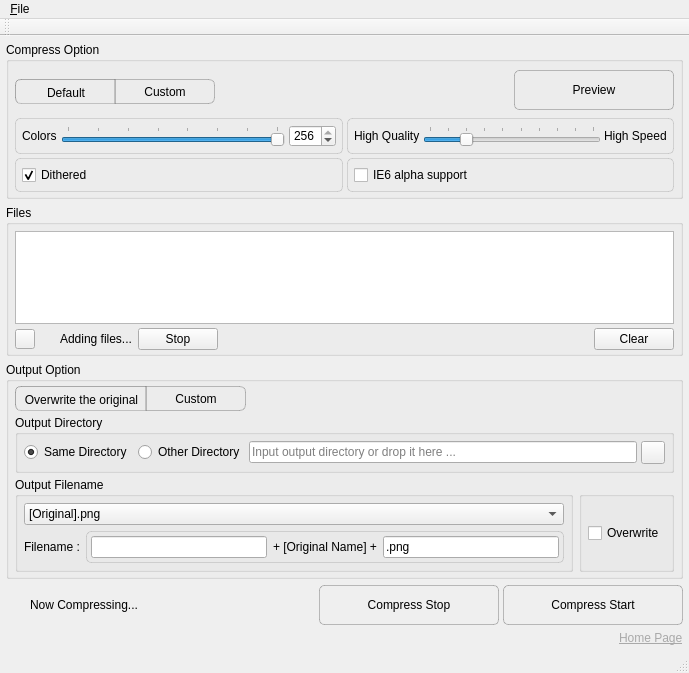
<?xml version="1.0" encoding="UTF-8"?>
<ui version="4.0">
 <class>PngyuMainWindow</class>
 <widget class="QMainWindow" name="PngyuMainWindow">
  <property name="geometry">
   <rect>
    <x>0</x>
    <y>0</y>
    <width>689</width>
    <height>673</height>
   </rect>
  </property>
  <property name="acceptDrops">
   <bool>true</bool>
  </property>
  <property name="windowTitle">
   <string>Pngyu</string>
  </property>
  <property name="styleSheet">
   <string notr="true">#pushButton_preview,
#pushButton_exec,
#pushButton_stop_exec
{
  border-style: outset;
  border : 1px solid rgba(127,127,127,127);
  border-radius: 5px;
  background : qlineargradient(spread:reflect, x1:0, y1:1, x2:0, y2:0,
    stop:0 rgba(127, 127, 127, 64), stop:1 rgba(255, 255, 255, 100));
}


QFrame#frame_speed,
QFrame#frame_dithered,
QFrame#frame_colors,
QFrame#frame_output_filename,
QFrame#frame_ie6
{
    border: 1px solid rgba(127,127,127,63);
    border-radius: 5px;
    padding: 2px;
}

/*left*/
QToolButton#toolButton_compress_option_default,
QToolButton#toolButton_output_option_overwrite_original
{
  border-style: outset;
  border : 1px solid rgba(127,127,127,127);
  border-top-left-radius : 6px;
  border-bottom-left-radius: 6px;
  padding: 3px;
  background : qlineargradient(spread:reflect, x1:0, y1:1, x2:0, y2:0,
    stop:0 rgba(127, 127, 127, 64), stop:1 rgba(255, 255, 255, 100));
}

/*middle*/
QToolButton#toolButton_background_black
{
  border-style: outset;
  border : 1px solid rgba(127,127,127,127);
  border-radius : 0px;
  padding: 3px;
  background : qlineargradient(spread:reflect, x1:0, y1:1, x2:0, y2:0,
    stop:0 rgba(127, 127, 127, 64), stop:1 rgba(255, 255, 255, 100));
}

/*right*/
QToolButton#toolButton_compress_option_custom,
QToolButton#toolButton_output_option_custom
{
  border-style: outset;
  border : 1px solid rgba(127,127,127,127);
  border-top-right-radius : 6px;
  border-bottom-right-radius: 6px;
  padding: 3px;
  background : qlineargradient(spread:reflect, x1:0, y1:1, x2:0, y2:0,
    stop:0 rgba(127, 127, 127, 64), stop:1 rgba(255, 255, 255, 100));
}

QToolButton#toolButton_compress_option_default::checked,
QToolButton#toolButton_compress_option_custom::checked,
QToolButton#toolButton_output_option_custom::checked,
QToolButton#toolButton_output_option_overwrite_original::checked
{
  border : 1px solid rgba(100,100,100,127);
  border-style: inset;
  padding-top : 4px;
  padding-left : 4px;
  padding-bottom : 2px;
  padding-right : 2px;
  background : qlineargradient(spread:reflect, x1:0, y1:1, x2:0, y2:0,
    stop:1 rgba(40, 40, 40, 64), stop:0 rgba(127, 127, 127, 64));
}

QToolButton#toolButton_compress_option_default::pressed,
QToolButton#toolButton_compress_option_custom::pressed,
QToolButton#toolButton_output_option_custom::pressed,
QToolButton#toolButton_output_option_overwrite_original::pressed
{ 
  border : 1px solid rgba(80,80,80,127);
  border-style: inset;
  padding-top : 4px;
  padding-left : 4px;
  padding-bottom : 2px;
  padding-right : 2px;
  background : qlineargradient(spread:reflect, x1:0, y1:1, x2:0, y2:0,
    stop:1 rgba(30, 30, 30, 64), stop:0 rgba(100, 100, 100, 64));
}</string>
  </property>
  <widget class="QWidget" name="centralWidget">
   <layout class="QGridLayout" name="gridLayout">
    <property name="margin">
     <number>6</number>
    </property>
    <item row="7" column="0" colspan="5">
     <widget class="QWidget" name="widget" native="true">
      <layout class="QGridLayout" name="gridLayout_16">
       <property name="margin">
        <number>0</number>
       </property>
       <property name="spacing">
        <number>4</number>
       </property>
       <item row="0" column="6">
        <widget class="QPushButton" name="pushButton_exec">
         <property name="minimumSize">
          <size>
           <width>180</width>
           <height>40</height>
          </size>
         </property>
         <property name="maximumSize">
          <size>
           <width>180</width>
           <height>16777215</height>
          </size>
         </property>
         <property name="text">
          <string>Compress Start</string>
         </property>
        </widget>
       </item>
       <item row="0" column="5">
        <widget class="QPushButton" name="pushButton_stop_exec">
         <property name="minimumSize">
          <size>
           <width>180</width>
           <height>40</height>
          </size>
         </property>
         <property name="maximumSize">
          <size>
           <width>180</width>
           <height>16777215</height>
          </size>
         </property>
         <property name="text">
          <string>Compress Stop</string>
         </property>
         <property name="icon">
          <iconset resource="resource/resource.qrc">
           <normaloff>:/icons/stop.png</normaloff>:/icons/stop.png</iconset>
         </property>
        </widget>
       </item>
       <item row="0" column="1">
        <widget class="QWidget" name="widget_executing" native="true">
         <layout class="QHBoxLayout" name="horizontalLayout_5">
          <property name="spacing">
           <number>4</number>
          </property>
          <property name="margin">
           <number>0</number>
          </property>
          <item>
           <widget class="SpinnerWidget" name="spinner_exec" native="true">
            <property name="minimumSize">
             <size>
              <width>20</width>
              <height>20</height>
             </size>
            </property>
            <property name="maximumSize">
             <size>
              <width>20</width>
              <height>20</height>
             </size>
            </property>
           </widget>
          </item>
          <item>
           <widget class="QLabel" name="label_executing">
            <property name="text">
             <string>Now Compressing...</string>
            </property>
           </widget>
          </item>
         </layout>
        </widget>
       </item>
       <item row="0" column="4">
        <spacer name="horizontalSpacer_5">
         <property name="orientation">
          <enum>Qt::Horizontal</enum>
         </property>
         <property name="sizeHint" stdset="0">
          <size>
           <width>0</width>
           <height>20</height>
          </size>
         </property>
        </spacer>
       </item>
      </layout>
      <zorder>pushButton_stop_exec</zorder>
      <zorder>pushButton_exec</zorder>
      <zorder>widget_executing</zorder>
      <zorder>horizontalSpacer_5</zorder>
     </widget>
    </item>
    <item row="5" column="0" colspan="5">
     <widget class="QGroupBox" name="groupBox_output_option">
      <property name="title">
       <string>Output Option</string>
      </property>
      <layout class="QGridLayout" name="gridLayout_2">
       <property name="leftMargin">
        <number>6</number>
       </property>
       <property name="topMargin">
        <number>4</number>
       </property>
       <property name="rightMargin">
        <number>6</number>
       </property>
       <property name="bottomMargin">
        <number>4</number>
       </property>
       <property name="spacing">
        <number>4</number>
       </property>
       <item row="0" column="1">
        <spacer name="horizontalSpacer_3">
         <property name="orientation">
          <enum>Qt::Horizontal</enum>
         </property>
         <property name="sizeHint" stdset="0">
          <size>
           <width>0</width>
           <height>0</height>
          </size>
         </property>
        </spacer>
       </item>
       <item row="1" column="0" rowspan="2" colspan="2">
        <widget class="QWidget" name="widget_output_option_custom" native="true">
         <property name="sizePolicy">
          <sizepolicy hsizetype="MinimumExpanding" vsizetype="Preferred">
           <horstretch>0</horstretch>
           <verstretch>0</verstretch>
          </sizepolicy>
         </property>
         <layout class="QGridLayout" name="gridLayout_13">
          <property name="verticalSpacing">
           <number>4</number>
          </property>
          <property name="margin">
           <number>0</number>
          </property>
          <item row="1" column="0">
           <widget class="QGroupBox" name="groupBox_output_filename">
            <property name="title">
             <string>Output Filename</string>
            </property>
            <property name="flat">
             <bool>true</bool>
            </property>
            <layout class="QGridLayout" name="gridLayout_10">
             <property name="margin">
              <number>6</number>
             </property>
             <item row="0" column="0" colspan="3">
              <widget class="QComboBox" name="comboBox_output_filename_mode">
               <property name="sizePolicy">
                <sizepolicy hsizetype="Expanding" vsizetype="Fixed">
                 <horstretch>0</horstretch>
                 <verstretch>0</verstretch>
                </sizepolicy>
               </property>
               <property name="toolTip">
                <string>Output filename mode</string>
               </property>
               <item>
                <property name="text">
                 <string>[Original].png</string>
                </property>
               </item>
               <item>
                <property name="text">
                 <string>Custom Filename</string>
                </property>
               </item>
              </widget>
             </item>
             <item row="1" column="0" colspan="3">
              <widget class="QWidget" name="widget_custom_output_filename" native="true">
               <layout class="QHBoxLayout" name="horizontalLayout_3">
                <property name="margin">
                 <number>0</number>
                </property>
                <item>
                 <widget class="QLabel" name="label_custom_filename">
                  <property name="text">
                   <string>Filename :</string>
                  </property>
                 </widget>
                </item>
                <item>
                 <widget class="QFrame" name="frame_output_filename">
                  <property name="sizePolicy">
                   <sizepolicy hsizetype="Expanding" vsizetype="Preferred">
                    <horstretch>0</horstretch>
                    <verstretch>0</verstretch>
                   </sizepolicy>
                  </property>
                  <property name="frameShape">
                   <enum>QFrame::Panel</enum>
                  </property>
                  <property name="frameShadow">
                   <enum>QFrame::Sunken</enum>
                  </property>
                  <layout class="QGridLayout" name="gridLayout_3">
                   <property name="margin">
                    <number>2</number>
                   </property>
                   <item row="0" column="2">
                    <widget class="QLineEdit" name="lineEdit_output_file_prefix">
                     <property name="toolTip">
                      <string>Input cumtom filename prefix</string>
                     </property>
                     <property name="alignment">
                      <set>Qt::AlignRight|Qt::AlignTrailing|Qt::AlignVCenter</set>
                     </property>
                    </widget>
                   </item>
                   <item row="0" column="3">
                    <widget class="QLabel" name="label_outoput_original_name">
                     <property name="text">
                      <string>+ [Original Name] +</string>
                     </property>
                    </widget>
                   </item>
                   <item row="0" column="4">
                    <widget class="QLineEdit" name="lineEdit_output_file_suffix">
                     <property name="toolTip">
                      <string>Input cumtom filename suffix</string>
                     </property>
                     <property name="text">
                      <string>.png</string>
                     </property>
                    </widget>
                   </item>
                  </layout>
                 </widget>
                </item>
               </layout>
              </widget>
             </item>
            </layout>
           </widget>
          </item>
          <item row="1" column="1">
           <widget class="QGroupBox" name="groupBox_output_option_other">
            <property name="sizePolicy">
             <sizepolicy hsizetype="Maximum" vsizetype="Preferred">
              <horstretch>0</horstretch>
              <verstretch>0</verstretch>
             </sizepolicy>
            </property>
            <property name="title">
             <string> </string>
            </property>
            <property name="flat">
             <bool>true</bool>
            </property>
            <layout class="QGridLayout" name="gridLayout_11">
             <property name="margin">
              <number>6</number>
             </property>
             <item row="0" column="0">
              <widget class="QCheckBox" name="checkBox_overwrite">
               <property name="text">
                <string>Overwrite</string>
               </property>
              </widget>
             </item>
            </layout>
           </widget>
          </item>
          <item row="0" column="0" colspan="2">
           <widget class="QGroupBox" name="groupBox_output_directory_mode">
            <property name="title">
             <string>Output Directory</string>
            </property>
            <property name="flat">
             <bool>true</bool>
            </property>
            <layout class="QGridLayout" name="gridLayout_9">
             <property name="margin">
              <number>6</number>
             </property>
             <item row="1" column="1">
              <widget class="QWidget" name="widget_other_output_directory" native="true">
               <layout class="QHBoxLayout" name="horizontalLayout_2">
                <property name="spacing">
                 <number>4</number>
                </property>
                <property name="margin">
                 <number>0</number>
                </property>
                <item>
                 <widget class="QRadioButton" name="radioButton_output_other_directory">
                  <property name="sizePolicy">
                   <sizepolicy hsizetype="Maximum" vsizetype="Fixed">
                    <horstretch>0</horstretch>
                    <verstretch>0</verstretch>
                   </sizepolicy>
                  </property>
                  <property name="toolTip">
                   <string>Save to specified other directory</string>
                  </property>
                  <property name="text">
                   <string>Other Directory</string>
                  </property>
                  <attribute name="buttonGroup">
                   <string notr="true">buttonGroup_output_directory_mode</string>
                  </attribute>
                 </widget>
                </item>
                <item>
                 <widget class="QLineEdit" name="lineEdit_output_directory">
                  <property name="toolTip">
                   <string>Input output directory or drop it here ...</string>
                  </property>
                  <property name="placeholderText">
                   <string>Input output directory or drop it here ...</string>
                  </property>
                 </widget>
                </item>
                <item>
                 <widget class="QToolButton" name="toolButton_open_output_directory">
                  <property name="text">
                   <string/>
                  </property>
                  <property name="icon">
                   <iconset resource="resource/resource.qrc">
                    <normaloff>:/icons/folder.png</normaloff>:/icons/folder.png</iconset>
                  </property>
                 </widget>
                </item>
               </layout>
              </widget>
             </item>
             <item row="1" column="0">
              <widget class="QRadioButton" name="radioButton_output_same_directory">
               <property name="sizePolicy">
                <sizepolicy hsizetype="Maximum" vsizetype="Fixed">
                 <horstretch>0</horstretch>
                 <verstretch>0</verstretch>
                </sizepolicy>
               </property>
               <property name="toolTip">
                <string>Save to same as directory that original file exists</string>
               </property>
               <property name="text">
                <string>Same Directory</string>
               </property>
               <property name="checked">
                <bool>true</bool>
               </property>
               <attribute name="buttonGroup">
                <string notr="true">buttonGroup_output_directory_mode</string>
               </attribute>
              </widget>
             </item>
            </layout>
           </widget>
          </item>
         </layout>
        </widget>
       </item>
       <item row="0" column="0">
        <widget class="QWidget" name="widget_output_option_mode" native="true">
         <property name="sizePolicy">
          <sizepolicy hsizetype="Maximum" vsizetype="Preferred">
           <horstretch>0</horstretch>
           <verstretch>0</verstretch>
          </sizepolicy>
         </property>
         <layout class="QGridLayout" name="gridLayout_20">
          <property name="leftMargin">
           <number>0</number>
          </property>
          <property name="topMargin">
           <number>0</number>
          </property>
          <property name="bottomMargin">
           <number>0</number>
          </property>
          <property name="spacing">
           <number>0</number>
          </property>
          <item row="0" column="1">
           <widget class="QToolButton" name="toolButton_output_option_custom">
            <property name="minimumSize">
             <size>
              <width>100</width>
              <height>0</height>
             </size>
            </property>
            <property name="text">
             <string>Custom</string>
            </property>
            <property name="checkable">
             <bool>true</bool>
            </property>
            <attribute name="buttonGroup">
             <string notr="true">buttonGroup_output_option_mode</string>
            </attribute>
           </widget>
          </item>
          <item row="0" column="0">
           <widget class="QToolButton" name="toolButton_output_option_overwrite_original">
            <property name="minimumSize">
             <size>
              <width>120</width>
              <height>0</height>
             </size>
            </property>
            <property name="text">
             <string>Overwrite the original</string>
            </property>
            <property name="checkable">
             <bool>true</bool>
            </property>
            <property name="checked">
             <bool>true</bool>
            </property>
            <attribute name="buttonGroup">
             <string notr="true">buttonGroup_output_option_mode</string>
            </attribute>
           </widget>
          </item>
         </layout>
        </widget>
       </item>
      </layout>
     </widget>
    </item>
    <item row="9" column="4">
     <widget class="QLabel" name="label_homepage">
      <property name="sizePolicy">
       <sizepolicy hsizetype="Maximum" vsizetype="Preferred">
        <horstretch>0</horstretch>
        <verstretch>0</verstretch>
       </sizepolicy>
      </property>
      <property name="text">
       <string>&lt;a href=&quot;http://nukesaq88.github.io/Pngyu/&quot; style=&quot;color: darkgray;&quot;&gt;Home Page&lt;/a&gt;</string>
      </property>
      <property name="textFormat">
       <enum>Qt::RichText</enum>
      </property>
      <property name="openExternalLinks">
       <bool>true</bool>
      </property>
     </widget>
    </item>
    <item row="0" column="0" colspan="5">
     <widget class="QGroupBox" name="groupBox_compress_option">
      <property name="sizePolicy">
       <sizepolicy hsizetype="Preferred" vsizetype="Maximum">
        <horstretch>0</horstretch>
        <verstretch>0</verstretch>
       </sizepolicy>
      </property>
      <property name="title">
       <string>Compress Option</string>
      </property>
      <layout class="QGridLayout" name="gridLayout_12">
       <property name="leftMargin">
        <number>6</number>
       </property>
       <property name="topMargin">
        <number>4</number>
       </property>
       <property name="rightMargin">
        <number>6</number>
       </property>
       <property name="bottomMargin">
        <number>4</number>
       </property>
       <property name="spacing">
        <number>4</number>
       </property>
       <item row="1" column="1">
        <spacer name="horizontalSpacer_2">
         <property name="orientation">
          <enum>Qt::Horizontal</enum>
         </property>
         <property name="sizeHint" stdset="0">
          <size>
           <width>0</width>
           <height>0</height>
          </size>
         </property>
        </spacer>
       </item>
       <item row="1" column="2" colspan="2">
        <widget class="QPushButton" name="pushButton_preview">
         <property name="sizePolicy">
          <sizepolicy hsizetype="Minimum" vsizetype="Maximum">
           <horstretch>0</horstretch>
           <verstretch>0</verstretch>
          </sizepolicy>
         </property>
         <property name="minimumSize">
          <size>
           <width>160</width>
           <height>40</height>
          </size>
         </property>
         <property name="text">
          <string>Preview</string>
         </property>
         <property name="iconSize">
          <size>
           <width>20</width>
           <height>20</height>
          </size>
         </property>
         <property name="checkable">
          <bool>true</bool>
         </property>
        </widget>
       </item>
       <item row="4" column="0" rowspan="2" colspan="4">
        <widget class="QWidget" name="widget_compress_option_custom_options" native="true">
         <property name="sizePolicy">
          <sizepolicy hsizetype="Preferred" vsizetype="Maximum">
           <horstretch>0</horstretch>
           <verstretch>0</verstretch>
          </sizepolicy>
         </property>
         <layout class="QGridLayout" name="gridLayout_19">
          <property name="margin">
           <number>0</number>
          </property>
          <property name="spacing">
           <number>4</number>
          </property>
          <item row="0" column="0" colspan="2">
           <widget class="QWidget" name="widget_compress_option_sliders" native="true">
            <layout class="QGridLayout" name="gridLayout_15">
             <property name="margin">
              <number>0</number>
             </property>
             <property name="spacing">
              <number>4</number>
             </property>
             <item row="0" column="0">
              <widget class="QFrame" name="frame_colors">
               <property name="frameShape">
                <enum>QFrame::Panel</enum>
               </property>
               <property name="frameShadow">
                <enum>QFrame::Sunken</enum>
               </property>
               <layout class="QGridLayout" name="gridLayout_6">
                <property name="margin">
                 <number>4</number>
                </property>
                <property name="spacing">
                 <number>4</number>
                </property>
                <item row="1" column="2">
                 <widget class="QSpinBox" name="spinBox_colors">
                  <property name="minimum">
                   <number>2</number>
                  </property>
                  <property name="maximum">
                   <number>256</number>
                  </property>
                  <property name="value">
                   <number>256</number>
                  </property>
                 </widget>
                </item>
                <item row="1" column="1">
                 <widget class="QSlider" name="horizontalSlider_colors">
                  <property name="minimum">
                   <number>0</number>
                  </property>
                  <property name="maximum">
                   <number>7</number>
                  </property>
                  <property name="value">
                   <number>7</number>
                  </property>
                  <property name="orientation">
                   <enum>Qt::Horizontal</enum>
                  </property>
                  <property name="tickPosition">
                   <enum>QSlider::TicksAbove</enum>
                  </property>
                  <property name="tickInterval">
                   <number>1</number>
                  </property>
                 </widget>
                </item>
                <item row="1" column="0">
                 <widget class="QLabel" name="label_colors">
                  <property name="text">
                   <string>Colors</string>
                  </property>
                 </widget>
                </item>
               </layout>
              </widget>
             </item>
             <item row="0" column="1">
              <widget class="QFrame" name="frame_speed">
               <property name="frameShape">
                <enum>QFrame::Panel</enum>
               </property>
               <property name="frameShadow">
                <enum>QFrame::Sunken</enum>
               </property>
               <layout class="QGridLayout" name="gridLayout_5">
                <property name="margin">
                 <number>4</number>
                </property>
                <property name="spacing">
                 <number>3</number>
                </property>
                <item row="0" column="0">
                 <widget class="QLabel" name="label_compress_high_quality">
                  <property name="text">
                   <string>High Quality</string>
                  </property>
                 </widget>
                </item>
                <item row="0" column="1">
                 <widget class="QSlider" name="horizontalSlider_compress_speed">
                  <property name="minimum">
                   <number>1</number>
                  </property>
                  <property name="maximum">
                   <number>10</number>
                  </property>
                  <property name="value">
                   <number>3</number>
                  </property>
                  <property name="orientation">
                   <enum>Qt::Horizontal</enum>
                  </property>
                  <property name="tickPosition">
                   <enum>QSlider::TicksAbove</enum>
                  </property>
                  <property name="tickInterval">
                   <number>1</number>
                  </property>
                 </widget>
                </item>
                <item row="0" column="2">
                 <widget class="QLabel" name="label_compress_high_speed">
                  <property name="text">
                   <string>High Speed</string>
                  </property>
                 </widget>
                </item>
               </layout>
              </widget>
             </item>
            </layout>
           </widget>
          </item>
          <item row="1" column="0" colspan="2">
           <widget class="QWidget" name="widget_compress_option_check_boxes" native="true">
            <layout class="QGridLayout" name="gridLayout_17">
             <property name="margin">
              <number>0</number>
             </property>
             <property name="spacing">
              <number>4</number>
             </property>
             <item row="0" column="1">
              <widget class="QFrame" name="frame_ie6">
               <property name="frameShape">
                <enum>QFrame::Panel</enum>
               </property>
               <property name="frameShadow">
                <enum>QFrame::Sunken</enum>
               </property>
               <layout class="QGridLayout" name="gridLayout_7">
                <property name="margin">
                 <number>4</number>
                </property>
                <property name="spacing">
                 <number>4</number>
                </property>
                <item row="0" column="0">
                 <widget class="QCheckBox" name="checkBox_ie6_support">
                  <property name="text">
                   <string>IE6 alpha support</string>
                  </property>
                  <property name="checked">
                   <bool>false</bool>
                  </property>
                 </widget>
                </item>
               </layout>
              </widget>
             </item>
             <item row="0" column="0">
              <widget class="QFrame" name="frame_dithered">
               <property name="frameShape">
                <enum>QFrame::Panel</enum>
               </property>
               <property name="frameShadow">
                <enum>QFrame::Sunken</enum>
               </property>
               <layout class="QGridLayout" name="gridLayout_4">
                <property name="margin">
                 <number>4</number>
                </property>
                <property name="spacing">
                 <number>4</number>
                </property>
                <item row="0" column="1">
                 <widget class="QCheckBox" name="checkBox_dithered">
                  <property name="text">
                   <string>Dithered</string>
                  </property>
                  <property name="checked">
                   <bool>true</bool>
                  </property>
                 </widget>
                </item>
               </layout>
              </widget>
             </item>
            </layout>
           </widget>
          </item>
         </layout>
        </widget>
       </item>
       <item row="1" column="0" rowspan="2">
        <widget class="QWidget" name="widget_compress_option_mode" native="true">
         <property name="sizePolicy">
          <sizepolicy hsizetype="Maximum" vsizetype="Preferred">
           <horstretch>0</horstretch>
           <verstretch>0</verstretch>
          </sizepolicy>
         </property>
         <layout class="QGridLayout" name="gridLayout_18">
          <property name="leftMargin">
           <number>0</number>
          </property>
          <property name="topMargin">
           <number>0</number>
          </property>
          <property name="bottomMargin">
           <number>0</number>
          </property>
          <property name="spacing">
           <number>0</number>
          </property>
          <item row="0" column="0">
           <widget class="QToolButton" name="toolButton_compress_option_default">
            <property name="minimumSize">
             <size>
              <width>100</width>
              <height>0</height>
             </size>
            </property>
            <property name="text">
             <string>Default</string>
            </property>
            <property name="checkable">
             <bool>true</bool>
            </property>
            <property name="checked">
             <bool>true</bool>
            </property>
            <attribute name="buttonGroup">
             <string notr="true">buttonGroup_compres_option_mode</string>
            </attribute>
           </widget>
          </item>
          <item row="0" column="1">
           <widget class="QToolButton" name="toolButton_compress_option_custom">
            <property name="minimumSize">
             <size>
              <width>100</width>
              <height>0</height>
             </size>
            </property>
            <property name="text">
             <string>Custom</string>
            </property>
            <property name="checkable">
             <bool>true</bool>
            </property>
            <attribute name="buttonGroup">
             <string notr="true">buttonGroup_compres_option_mode</string>
            </attribute>
           </widget>
          </item>
         </layout>
        </widget>
       </item>
       <item row="0" column="0" colspan="4">
        <widget class="QWidget" name="widget_compress_option_row_1" native="true">
         <layout class="QHBoxLayout" name="horizontalLayout">
          <property name="spacing">
           <number>4</number>
          </property>
          <property name="margin">
           <number>0</number>
          </property>
         </layout>
        </widget>
       </item>
      </layout>
     </widget>
    </item>
    <item row="4" column="0" colspan="5">
     <widget class="QGroupBox" name="groupBox_filelist">
      <property name="title">
       <string>Files</string>
      </property>
      <property name="flat">
       <bool>false</bool>
      </property>
      <layout class="QGridLayout" name="gridLayout_8">
       <property name="leftMargin">
        <number>6</number>
       </property>
       <property name="topMargin">
        <number>6</number>
       </property>
       <property name="rightMargin">
        <number>6</number>
       </property>
       <property name="bottomMargin">
        <number>3</number>
       </property>
       <property name="spacing">
        <number>4</number>
       </property>
       <item row="3" column="0">
        <widget class="QToolButton" name="toolButton_add_file">
         <property name="maximumSize">
          <size>
           <width>20</width>
           <height>20</height>
          </size>
         </property>
         <property name="text">
          <string/>
         </property>
         <property name="icon">
          <iconset resource="resource/resource.qrc">
           <normaloff>:/icons/plus.png</normaloff>:/icons/plus.png</iconset>
         </property>
        </widget>
       </item>
       <item row="3" column="4">
        <widget class="QPushButton" name="pushButton_filelist_clear">
         <property name="sizePolicy">
          <sizepolicy hsizetype="Maximum" vsizetype="Fixed">
           <horstretch>0</horstretch>
           <verstretch>0</verstretch>
          </sizepolicy>
         </property>
         <property name="toolTip">
          <string>Clear all files</string>
         </property>
         <property name="text">
          <string>Clear</string>
         </property>
         <property name="icon">
          <iconset resource="resource/resource.qrc">
           <normaloff>:/icons/clear.png</normaloff>:/icons/clear.png</iconset>
         </property>
        </widget>
       </item>
       <item row="3" column="1">
        <widget class="QWidget" name="widget_file_appending" native="true">
         <layout class="QHBoxLayout" name="horizontalLayout_4">
          <property name="margin">
           <number>0</number>
          </property>
          <item>
           <widget class="SpinnerWidget" name="spinner_file_append" native="true">
            <property name="minimumSize">
             <size>
              <width>15</width>
              <height>15</height>
             </size>
            </property>
            <property name="maximumSize">
             <size>
              <width>15</width>
              <height>15</height>
             </size>
            </property>
           </widget>
          </item>
          <item>
           <widget class="QLabel" name="label_file_appending">
            <property name="text">
             <string>Adding files...</string>
            </property>
           </widget>
          </item>
          <item>
           <widget class="QPushButton" name="pushButton_stop_file_appending">
            <property name="sizePolicy">
             <sizepolicy hsizetype="Maximum" vsizetype="Fixed">
              <horstretch>0</horstretch>
              <verstretch>0</verstretch>
             </sizepolicy>
            </property>
            <property name="toolTip">
             <string>Stop searcing</string>
            </property>
            <property name="text">
             <string>Stop</string>
            </property>
            <property name="icon">
             <iconset resource="resource/resource.qrc">
              <normaloff>:/icons/stop.png</normaloff>:/icons/stop.png</iconset>
            </property>
           </widget>
          </item>
         </layout>
        </widget>
       </item>
       <item row="1" column="0" colspan="5">
        <widget class="QTableWidget" name="tableWidget_filelist">
         <property name="editTriggers">
          <set>QAbstractItemView::NoEditTriggers</set>
         </property>
         <property name="selectionMode">
          <enum>QAbstractItemView::SingleSelection</enum>
         </property>
         <property name="selectionBehavior">
          <enum>QAbstractItemView::SelectRows</enum>
         </property>
         <property name="showGrid">
          <bool>false</bool>
         </property>
         <property name="sortingEnabled">
          <bool>true</bool>
         </property>
         <attribute name="verticalHeaderVisible">
          <bool>false</bool>
         </attribute>
         <attribute name="verticalHeaderDefaultSectionSize">
          <number>20</number>
         </attribute>
        </widget>
       </item>
       <item row="3" column="3">
        <spacer name="horizontalSpacer">
         <property name="orientation">
          <enum>Qt::Horizontal</enum>
         </property>
         <property name="sizeHint" stdset="0">
          <size>
           <width>0</width>
           <height>0</height>
          </size>
         </property>
        </spacer>
       </item>
      </layout>
     </widget>
    </item>
   </layout>
  </widget>
  <widget class="QMenuBar" name="menuBar">
   <property name="geometry">
    <rect>
     <x>0</x>
     <y>0</y>
     <width>689</width>
     <height>22</height>
    </rect>
   </property>
   <widget class="QMenu" name="menuPngyu">
    <property name="title">
     <string>&amp;File</string>
    </property>
    <addaction name="action_preferences"/>
    <addaction name="action_quit"/>
   </widget>
   <addaction name="menuPngyu"/>
  </widget>
  <widget class="QToolBar" name="mainToolBar">
   <attribute name="toolBarArea">
    <enum>TopToolBarArea</enum>
   </attribute>
   <attribute name="toolBarBreak">
    <bool>false</bool>
   </attribute>
  </widget>
  <widget class="QStatusBar" name="statusBar"/>
  <action name="action_preferences">
   <property name="text">
    <string>&amp;Preferences</string>
   </property>
  </action>
  <action name="action_quit">
   <property name="text">
    <string>&amp;Quit</string>
   </property>
  </action>
 </widget>
 <layoutdefault spacing="6" margin="11"/>
 <customwidgets>
  <customwidget>
   <class>SpinnerWidget</class>
   <extends>QWidget</extends>
   <header>spinnerwidget.h</header>
   <container>1</container>
  </customwidget>
 </customwidgets>
 <tabstops>
  <tabstop>toolButton_compress_option_default</tabstop>
  <tabstop>toolButton_compress_option_custom</tabstop>
  <tabstop>pushButton_preview</tabstop>
  <tabstop>horizontalSlider_colors</tabstop>
  <tabstop>spinBox_colors</tabstop>
  <tabstop>horizontalSlider_compress_speed</tabstop>
  <tabstop>checkBox_ie6_support</tabstop>
  <tabstop>checkBox_dithered</tabstop>
  <tabstop>tableWidget_filelist</tabstop>
  <tabstop>toolButton_add_file</tabstop>
  <tabstop>pushButton_filelist_clear</tabstop>
  <tabstop>toolButton_output_option_overwrite_original</tabstop>
  <tabstop>toolButton_output_option_custom</tabstop>
  <tabstop>radioButton_output_same_directory</tabstop>
  <tabstop>radioButton_output_other_directory</tabstop>
  <tabstop>lineEdit_output_directory</tabstop>
  <tabstop>toolButton_open_output_directory</tabstop>
  <tabstop>comboBox_output_filename_mode</tabstop>
  <tabstop>lineEdit_output_file_prefix</tabstop>
  <tabstop>lineEdit_output_file_suffix</tabstop>
  <tabstop>checkBox_overwrite</tabstop>
 </tabstops>
 <resources>
  <include location="resource/resource.qrc"/>
 </resources>
 <connections/>
 <buttongroups>
  <buttongroup name="buttonGroup_compres_option_mode"/>
  <buttongroup name="buttonGroup_output_option_mode"/>
  <buttongroup name="buttonGroup_output_directory_mode"/>
 </buttongroups>
</ui>
